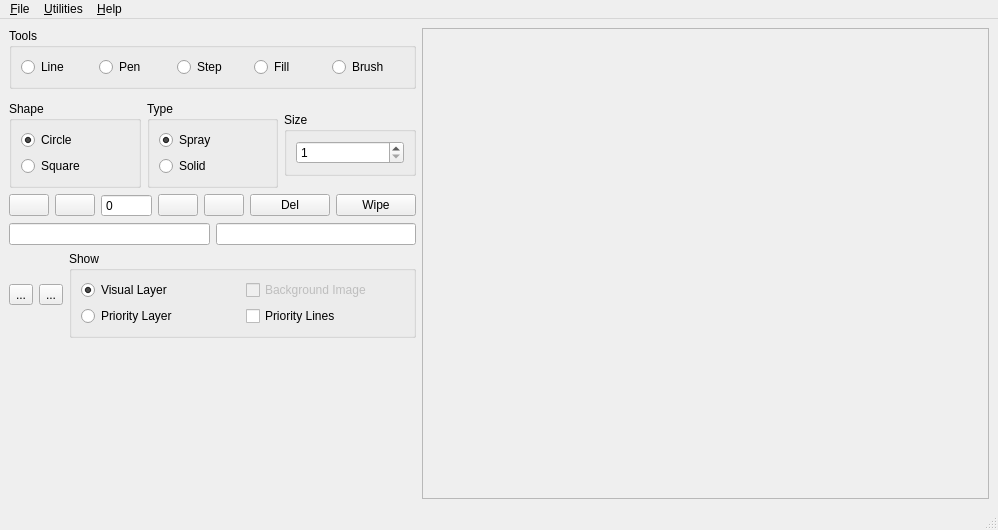
<?xml version="1.0" encoding="UTF-8"?>
<ui version="4.0">
 <class>PicEdit</class>
 <widget class="QMainWindow" name="PicEdit">
  <property name="geometry">
   <rect>
    <x>0</x>
    <y>0</y>
    <width>998</width>
    <height>530</height>
   </rect>
  </property>
  <property name="sizePolicy">
   <sizepolicy hsizetype="Preferred" vsizetype="Preferred">
    <horstretch>0</horstretch>
    <verstretch>0</verstretch>
   </sizepolicy>
  </property>
  <property name="windowTitle">
   <string>Picture Editor</string>
  </property>
  <property name="windowIcon">
   <iconset resource="agistudio.qrc">
    <normaloff>:/icons/toolbar_picedit.xpm</normaloff>:/icons/toolbar_picedit.xpm</iconset>
  </property>
  <widget class="QWidget" name="centralwidget">
   <property name="enabled">
    <bool>true</bool>
   </property>
   <property name="autoFillBackground">
    <bool>false</bool>
   </property>
   <layout class="QHBoxLayout" name="horizontalLayout_2">
    <item>
     <layout class="QHBoxLayout" name="primaryLayout">
      <item>
       <layout class="QVBoxLayout" name="toolColumnLayout">
        <item>
         <widget class="QGroupBox" name="toolBoxGroup">
          <property name="sizePolicy">
           <sizepolicy hsizetype="Preferred" vsizetype="Fixed">
            <horstretch>0</horstretch>
            <verstretch>0</verstretch>
           </sizepolicy>
          </property>
          <property name="maximumSize">
           <size>
            <width>16777215</width>
            <height>16777215</height>
           </size>
          </property>
          <property name="toolTip">
           <string>Draw Tools</string>
          </property>
          <property name="title">
           <string>Tools</string>
          </property>
          <layout class="QHBoxLayout" name="horizontalLayout_3">
           <item>
            <widget class="QRadioButton" name="lineButton">
             <property name="toolTip">
              <string>Line Tool</string>
             </property>
             <property name="text">
              <string>Line</string>
             </property>
             <attribute name="buttonGroup">
              <string notr="true">toolButtonGroup</string>
             </attribute>
            </widget>
           </item>
           <item>
            <widget class="QRadioButton" name="penButton">
             <property name="toolTip">
              <string>Pen Tool</string>
             </property>
             <property name="text">
              <string>Pen</string>
             </property>
             <attribute name="buttonGroup">
              <string notr="true">toolButtonGroup</string>
             </attribute>
            </widget>
           </item>
           <item>
            <widget class="QRadioButton" name="stepButton">
             <property name="toolTip">
              <string>Step Tool</string>
             </property>
             <property name="text">
              <string>Step</string>
             </property>
             <attribute name="buttonGroup">
              <string notr="true">toolButtonGroup</string>
             </attribute>
            </widget>
           </item>
           <item>
            <widget class="QRadioButton" name="fillButton">
             <property name="toolTip">
              <string>Fill Tool</string>
             </property>
             <property name="text">
              <string>Fill</string>
             </property>
             <attribute name="buttonGroup">
              <string notr="true">toolButtonGroup</string>
             </attribute>
            </widget>
           </item>
           <item>
            <widget class="QRadioButton" name="brushButton">
             <property name="toolTip">
              <string>Brush Tool</string>
             </property>
             <property name="text">
              <string>Brush</string>
             </property>
             <attribute name="buttonGroup">
              <string notr="true">toolButtonGroup</string>
             </attribute>
            </widget>
           </item>
          </layout>
         </widget>
        </item>
        <item>
         <widget class="QWidget" name="PaletteWidget" native="true"/>
        </item>
        <item>
         <layout class="QHBoxLayout" name="toolOptionsGroup">
          <item>
           <widget class="QGroupBox" name="shapeGroup">
            <property name="sizePolicy">
             <sizepolicy hsizetype="Preferred" vsizetype="Fixed">
              <horstretch>0</horstretch>
              <verstretch>0</verstretch>
             </sizepolicy>
            </property>
            <property name="title">
             <string>Shape</string>
            </property>
            <layout class="QVBoxLayout" name="verticalLayout">
             <item>
              <widget class="QRadioButton" name="circleButton">
               <property name="toolTip">
                <string>Circle Brush Shape</string>
               </property>
               <property name="text">
                <string>Circle</string>
               </property>
               <property name="checked">
                <bool>true</bool>
               </property>
               <attribute name="buttonGroup">
                <string notr="true">toolShapeButtonGroup</string>
               </attribute>
              </widget>
             </item>
             <item>
              <widget class="QRadioButton" name="squareButton">
               <property name="toolTip">
                <string>Square Brush Shape</string>
               </property>
               <property name="text">
                <string>Square</string>
               </property>
               <attribute name="buttonGroup">
                <string notr="true">toolShapeButtonGroup</string>
               </attribute>
              </widget>
             </item>
            </layout>
           </widget>
          </item>
          <item>
           <widget class="QGroupBox" name="typeGroup">
            <property name="sizePolicy">
             <sizepolicy hsizetype="Preferred" vsizetype="Fixed">
              <horstretch>0</horstretch>
              <verstretch>0</verstretch>
             </sizepolicy>
            </property>
            <property name="title">
             <string>Type</string>
            </property>
            <layout class="QVBoxLayout" name="verticalLayout_2">
             <item>
              <widget class="QRadioButton" name="sprayButton">
               <property name="toolTip">
                <string>Spray Brush Pattern</string>
               </property>
               <property name="text">
                <string>Spray</string>
               </property>
               <property name="checked">
                <bool>true</bool>
               </property>
               <attribute name="buttonGroup">
                <string notr="true">toolTypeButtonGroup</string>
               </attribute>
              </widget>
             </item>
             <item>
              <widget class="QRadioButton" name="solidButton">
               <property name="toolTip">
                <string>Solid Brush Pattern</string>
               </property>
               <property name="text">
                <string>Solid</string>
               </property>
               <attribute name="buttonGroup">
                <string notr="true">toolTypeButtonGroup</string>
               </attribute>
              </widget>
             </item>
            </layout>
           </widget>
          </item>
          <item>
           <widget class="QGroupBox" name="sizeGroup">
            <property name="sizePolicy">
             <sizepolicy hsizetype="Preferred" vsizetype="Fixed">
              <horstretch>0</horstretch>
              <verstretch>0</verstretch>
             </sizepolicy>
            </property>
            <property name="title">
             <string>Size</string>
            </property>
            <layout class="QVBoxLayout" name="verticalLayout_3">
             <item>
              <widget class="QSpinBox" name="sizeSpinBox">
               <property name="toolTip">
                <string>Size of the brush tool</string>
               </property>
               <property name="suffix">
                <string/>
               </property>
               <property name="minimum">
                <number>1</number>
               </property>
               <property name="maximum">
                <number>7</number>
               </property>
              </widget>
             </item>
            </layout>
           </widget>
          </item>
         </layout>
        </item>
        <item>
         <layout class="QVBoxLayout" name="navigationLayout">
          <item>
           <layout class="QHBoxLayout" name="navigationButtons">
            <item>
             <widget class="QPushButton" name="startButton">
              <property name="toolTip">
               <string>Go to first action</string>
              </property>
              <property name="text">
               <string/>
              </property>
              <property name="icon">
               <iconset resource="agistudio.qrc">
                <normaloff>:/icons/left2_x.xpm</normaloff>:/icons/left2_x.xpm</iconset>
              </property>
             </widget>
            </item>
            <item>
             <widget class="QPushButton" name="prevButton">
              <property name="toolTip">
               <string>Go to previous action</string>
              </property>
              <property name="text">
               <string/>
              </property>
              <property name="icon">
               <iconset resource="agistudio.qrc">
                <normaloff>:/icons/left1_x.xpm</normaloff>:/icons/left1_x.xpm</iconset>
              </property>
             </widget>
            </item>
            <item>
             <widget class="QSpinBox" name="actionFrameDisplay">
              <property name="readOnly">
               <bool>false</bool>
              </property>
              <property name="buttonSymbols">
               <enum>QAbstractSpinBox::NoButtons</enum>
              </property>
              <property name="keyboardTracking">
               <bool>false</bool>
              </property>
              <property name="maximum">
               <number>10000000</number>
              </property>
             </widget>
            </item>
            <item>
             <widget class="QPushButton" name="nextButton">
              <property name="toolTip">
               <string>Go to next action</string>
              </property>
              <property name="text">
               <string/>
              </property>
              <property name="icon">
               <iconset resource="agistudio.qrc">
                <normaloff>:/icons/right1_x.xpm</normaloff>:/icons/right1_x.xpm</iconset>
              </property>
             </widget>
            </item>
            <item>
             <widget class="QPushButton" name="endButton">
              <property name="toolTip">
               <string>Go to the end of the action list</string>
              </property>
              <property name="text">
               <string/>
              </property>
              <property name="icon">
               <iconset resource="agistudio.qrc">
                <normaloff>:/icons/right2_x.xpm</normaloff>:/icons/right2_x.xpm</iconset>
              </property>
             </widget>
            </item>
            <item>
             <widget class="QPushButton" name="delButton">
              <property name="toolTip">
               <string>Delete Current Action</string>
              </property>
              <property name="text">
               <string>Del</string>
              </property>
             </widget>
            </item>
            <item>
             <widget class="QPushButton" name="wipeButton">
              <property name="toolTip">
               <string>Wipe All Actions (from current position to the end)</string>
              </property>
              <property name="text">
               <string>Wipe</string>
              </property>
             </widget>
            </item>
           </layout>
          </item>
          <item>
           <layout class="QHBoxLayout" name="navigationInfo">
            <item>
             <widget class="QLineEdit" name="actionCodeDisplay">
              <property name="sizePolicy">
               <sizepolicy hsizetype="Preferred" vsizetype="Fixed">
                <horstretch>0</horstretch>
                <verstretch>0</verstretch>
               </sizepolicy>
              </property>
              <property name="toolTip">
               <string>Current action codes</string>
              </property>
              <property name="readOnly">
               <bool>true</bool>
              </property>
             </widget>
            </item>
            <item>
             <widget class="QLineEdit" name="actionCodeDesc">
              <property name="sizePolicy">
               <sizepolicy hsizetype="Preferred" vsizetype="Fixed">
                <horstretch>0</horstretch>
                <verstretch>0</verstretch>
               </sizepolicy>
              </property>
              <property name="toolTip">
               <string>Description of current action</string>
              </property>
              <property name="readOnly">
               <bool>true</bool>
              </property>
             </widget>
            </item>
           </layout>
          </item>
         </layout>
        </item>
        <item>
         <layout class="QHBoxLayout" name="displayLayout">
          <item>
           <widget class="QToolButton" name="zoomOutButton">
            <property name="toolTip">
             <string>Zoom Out</string>
            </property>
            <property name="text">
             <string>...</string>
            </property>
            <property name="icon">
             <iconset resource="agistudio.qrc">
              <normaloff>:/icons/zoom_minus_x.xpm</normaloff>:/icons/zoom_minus_x.xpm</iconset>
            </property>
           </widget>
          </item>
          <item>
           <widget class="QToolButton" name="zoomInButton">
            <property name="toolTip">
             <string>Zoom In</string>
            </property>
            <property name="text">
             <string>...</string>
            </property>
            <property name="icon">
             <iconset resource="agistudio.qrc">
              <normaloff>:/icons/zoom_plus_x.xpm</normaloff>:/icons/zoom_plus_x.xpm</iconset>
            </property>
           </widget>
          </item>
          <item>
           <widget class="QGroupBox" name="displayGroup">
            <property name="sizePolicy">
             <sizepolicy hsizetype="Preferred" vsizetype="Fixed">
              <horstretch>0</horstretch>
              <verstretch>0</verstretch>
             </sizepolicy>
            </property>
            <property name="title">
             <string>Show</string>
            </property>
            <layout class="QGridLayout" name="gridLayout">
             <item row="0" column="0">
              <widget class="QRadioButton" name="visualLayerToggle">
               <property name="toolTip">
                <string>Show Visual Layer</string>
               </property>
               <property name="text">
                <string>Visual Layer</string>
               </property>
               <property name="checked">
                <bool>true</bool>
               </property>
               <attribute name="buttonGroup">
                <string notr="true">drawmodeButtonGroup</string>
               </attribute>
              </widget>
             </item>
             <item row="0" column="1">
              <widget class="QCheckBox" name="showBackground">
               <property name="enabled">
                <bool>false</bool>
               </property>
               <property name="toolTip">
                <string>Show background image</string>
               </property>
               <property name="text">
                <string>Background Image</string>
               </property>
              </widget>
             </item>
             <item row="1" column="0">
              <widget class="QRadioButton" name="priorityLayerToggle">
               <property name="toolTip">
                <string>Show Priority Layer</string>
               </property>
               <property name="text">
                <string>Priority Layer</string>
               </property>
               <attribute name="buttonGroup">
                <string notr="true">drawmodeButtonGroup</string>
               </attribute>
              </widget>
             </item>
             <item row="1" column="1">
              <widget class="QCheckBox" name="showPriorityLines">
               <property name="toolTip">
                <string>Show Priority Lines</string>
               </property>
               <property name="text">
                <string>Priority Lines</string>
               </property>
              </widget>
             </item>
            </layout>
           </widget>
          </item>
         </layout>
        </item>
        <item>
         <spacer name="verticalSpacer">
          <property name="orientation">
           <enum>Qt::Vertical</enum>
          </property>
          <property name="sizeHint" stdset="0">
           <size>
            <width>20</width>
            <height>40</height>
           </size>
          </property>
         </spacer>
        </item>
       </layout>
      </item>
      <item>
       <widget class="QFrame" name="pictureFrame">
        <property name="sizePolicy">
         <sizepolicy hsizetype="Expanding" vsizetype="Preferred">
          <horstretch>0</horstretch>
          <verstretch>0</verstretch>
         </sizepolicy>
        </property>
        <property name="frameShape">
         <enum>QFrame::StyledPanel</enum>
        </property>
        <property name="frameShadow">
         <enum>QFrame::Sunken</enum>
        </property>
        <layout class="QGridLayout" name="gridLayout_2">
         <item row="0" column="0">
          <layout class="QGridLayout" name="canvasLayout"/>
         </item>
        </layout>
       </widget>
      </item>
     </layout>
    </item>
   </layout>
  </widget>
  <widget class="QMenuBar" name="menubar">
   <property name="geometry">
    <rect>
     <x>0</x>
     <y>0</y>
     <width>998</width>
     <height>21</height>
    </rect>
   </property>
   <widget class="QMenu" name="menu_File">
    <property name="title">
     <string>&amp;File</string>
    </property>
    <addaction name="actionNew"/>
    <addaction name="actionLoad_from_File"/>
    <addaction name="actionSave_to_Game"/>
    <addaction name="actionSave_to_Game_As"/>
    <addaction name="actionSave_to_File"/>
    <addaction name="separator"/>
    <addaction name="actionDelete"/>
    <addaction name="separator"/>
    <addaction name="actionClose"/>
   </widget>
   <widget class="QMenu" name="menu_Utilities">
    <property name="title">
     <string>&amp;Utilities</string>
    </property>
    <addaction name="actionView_Data"/>
    <addaction name="actionLoad_Background"/>
   </widget>
   <widget class="QMenu" name="menu_Help">
    <property name="title">
     <string>&amp;Help</string>
    </property>
    <addaction name="actionPictureEditorHelp"/>
   </widget>
   <addaction name="menu_File"/>
   <addaction name="menu_Utilities"/>
   <addaction name="menu_Help"/>
  </widget>
  <widget class="QStatusBar" name="statusbar"/>
  <action name="actionView_Data">
   <property name="text">
    <string>&amp;View Data...</string>
   </property>
  </action>
  <action name="actionLoad_Background">
   <property name="text">
    <string>Load &amp;Background...</string>
   </property>
  </action>
  <action name="actionPictureEditorHelp">
   <property name="text">
    <string>Picture &amp;Editor Help...</string>
   </property>
  </action>
  <action name="actionNew">
   <property name="text">
    <string>&amp;New</string>
   </property>
  </action>
  <action name="actionDelete">
   <property name="text">
    <string>&amp;Delete</string>
   </property>
  </action>
  <action name="actionClose">
   <property name="text">
    <string>&amp;Close</string>
   </property>
  </action>
  <action name="actionLoad_from_File">
   <property name="text">
    <string>&amp;Load from File...</string>
   </property>
  </action>
  <action name="actionSave_to_Game">
   <property name="text">
    <string>&amp;Save to Game...</string>
   </property>
  </action>
  <action name="actionSave_to_Game_As">
   <property name="text">
    <string>Save to Game &amp;As...</string>
   </property>
  </action>
  <action name="actionSave_to_File">
   <property name="text">
    <string>Save to file...</string>
   </property>
  </action>
 </widget>
 <resources>
  <include location="agistudio.qrc"/>
 </resources>
 <connections/>
 <buttongroups>
  <buttongroup name="toolButtonGroup"/>
  <buttongroup name="drawmodeButtonGroup"/>
  <buttongroup name="toolShapeButtonGroup"/>
  <buttongroup name="toolTypeButtonGroup"/>
 </buttongroups>
</ui>
